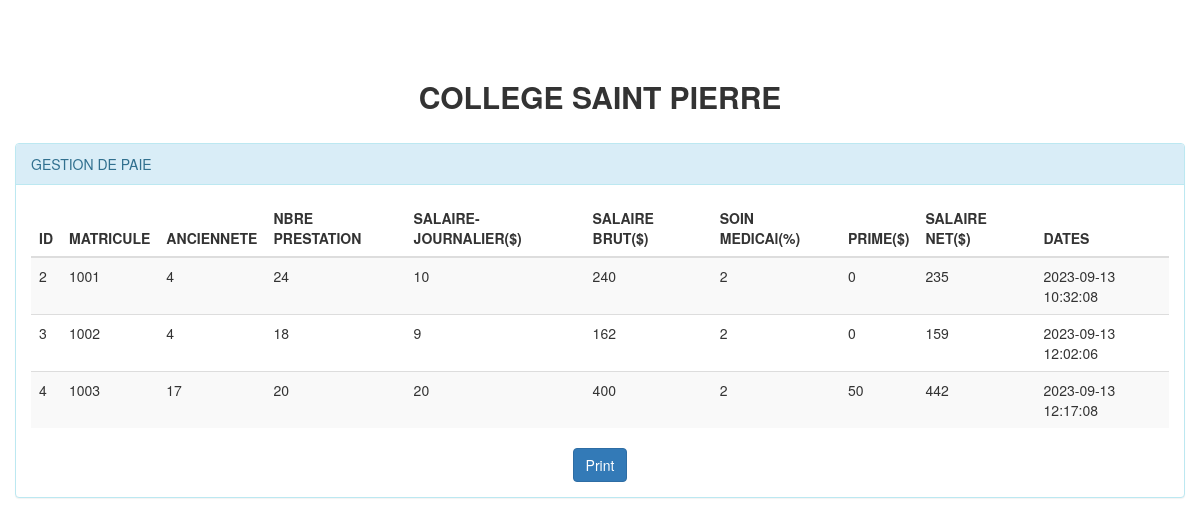
Page /view/imprimer-salaire.php (signed in) on the committed database.
### tables this page shows
CREATE TABLE `salaire` (
  `id` int(11) NOT NULL,
  `matricule` varchar(15) NOT NULL,
  `anciennete` varchar(10) NOT NULL,
  `nbre_prest` int(11) NOT NULL,
  `sal_journ` int(11) NOT NULL,
  `salbrut` int(11) NOT NULL,
  `soinmed` int(11) NOT NULL,
  `prime` int(11) NOT NULL,
  `salnet` int(11) NOT NULL,
  `dates` timestamp NOT NULL DEFAULT CURRENT_TIMESTAMP
);

### model/imprimer-salaire.php (called while the page is built)
<?php
	$requete="SELECT * FROM salaire";
	$ps=$pdo->query($requete);

### view/imprimer-salaire.php (the view, shortened to what this page needs)
<?php
	require_once '../bdd/connexion.php';
	require_once('../model/imprimer-salaire.php');
	?>
<!DOCTYPE html>
<html>
<head>
	<link rel="stylesheet" href="../includes/css/bootstrap.css">
</head>
<body>
			<div class="container headings text-center margetop" >
				<h2 class=" pt-1" style="font-weight: bold;">COLLEGE SAINT PIERRE</h2>
			</div>
		<div class="col-md-12 col-xs-12 spacer">
				<div class="panel panel-info spacer">
					<div class="panel-heading">
						GESTION DE PAIE
					</div>
					<div class="panel-body">
						<table class="table table-striped">
							<thead>
								<tr>
									<th>ID</th><th>MATRICULE</th><th>ANCIENNETE</th><th>NBRE PRESTATION</th><th>SALAIRE-JOURNALIER($)</th><th>SALAIRE BRUT($)</th><th>SOIN MEDICAl(%)</th><th>PRIME($)</th><th>SALAIRE NET($)</th><th>DATES</th>
								</tr>
							</thead>
							<tbody>
								<?php while ($et=$ps->fetch()){?>
								<tr>
								<td><?php  echo($et['id'])?></td>
								<td><?php  echo($et['matricule'])?></td>
								<td><?php  echo($et['anciennete'])?></td>
								<td><?php  echo($et['nbre_prest'])?></td>
								<td><?php  echo($et['sal_journ'])?></td>
								<td><?php  echo($et['salbrut'])?></td>
								<td><?php  echo($et['soinmed'])?></td>
								<td><?php  echo($et['prime'])?></td>
								<td><?php  echo($et['salnet'])?></td>
								<td><?php  echo($et['dates'])?></td>
											</tr>
									<?php } ?>
							</tbody>
						</table>
						<div class="text-center">
							<button onclick="window.print();" class="btn btn-primary">Print</button>
						</div>
					</div>
				</div>
			</div>
</body>
</html>

### view/imprimer-salaire.php (style rules this page uses)
.margetop { margin-top: 60px; }
.spacer { margin-top: 10px; }

### rows in the picture
salaire: id "2", matricule "1001", anciennete "4", nbre_prest "24", sal_journ "10", salbrut "240", soinmed "2", prime "0", salnet "235", dates "2023-09-13 10:32:08"
salaire: id "3", matricule "1002", anciennete "4", nbre_prest "18", sal_journ "9", salbrut "162", soinmed "2", prime "0", salnet "159", dates "2023-09-13 12:02:06"
salaire: id "4", matricule "1003", anciennete "17", nbre_prest "20", sal_journ "20", salbrut "400", soinmed "2", prime "50", salnet "442", dates "2023-09-13 12:17:08"
